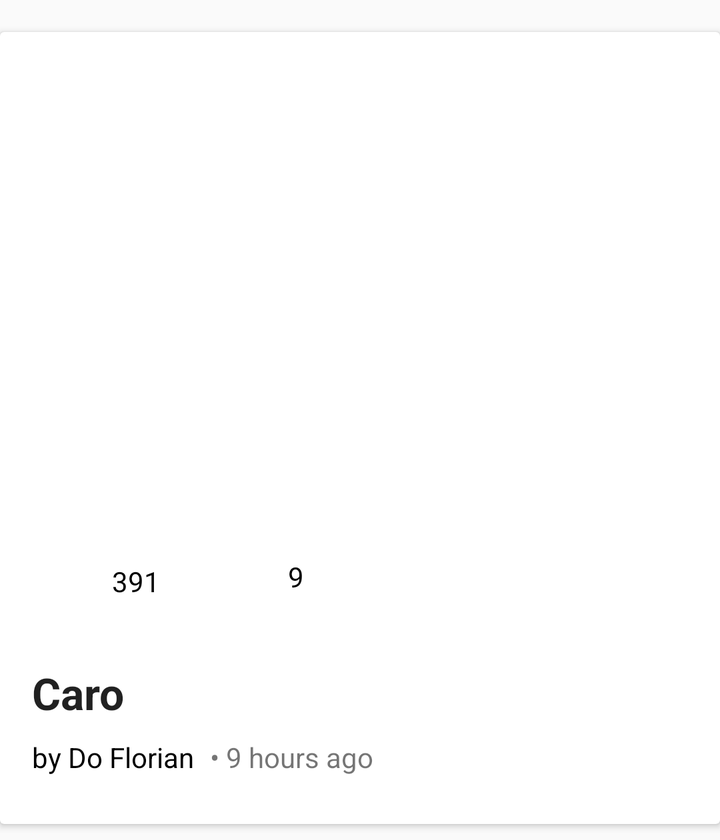
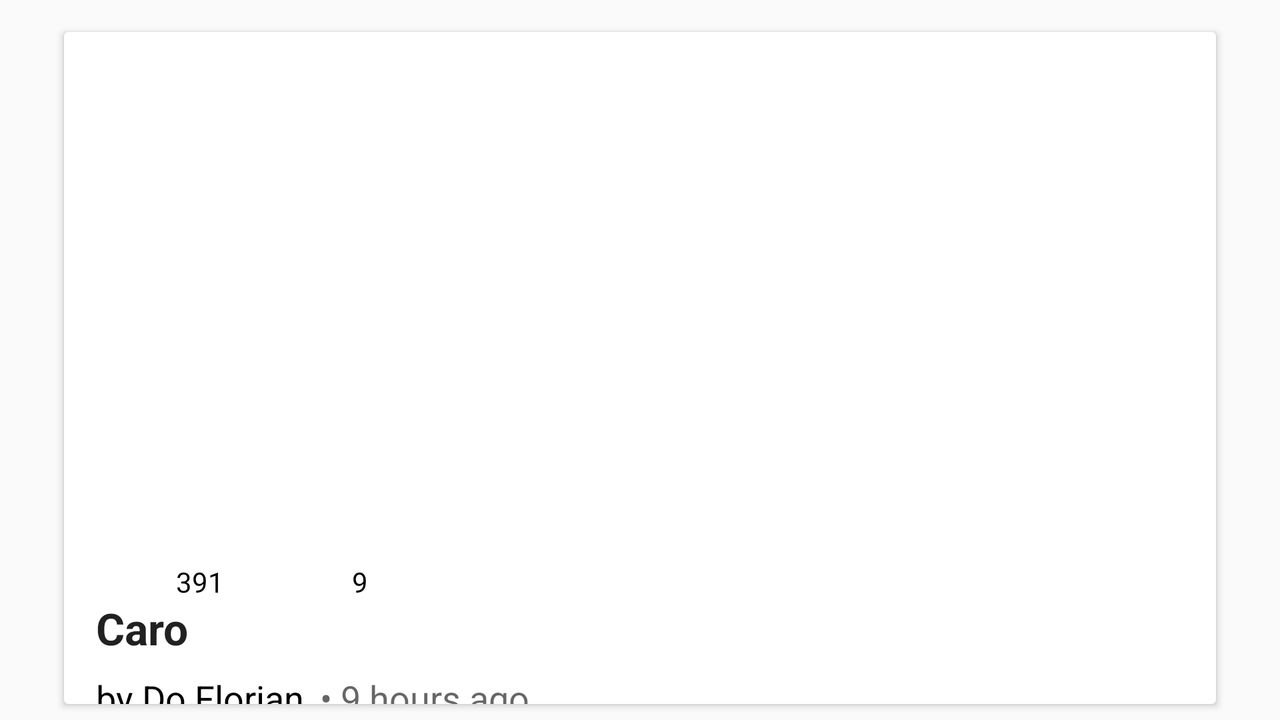

An Android layout and its configuration variant, each rendered on a device that would load it. The default file and the variant file are quoted in full after the pictures.
<!-- AndroidManifest.xml: application theme AppTheme -->
<!-- res/layout/adapter_showcase.xml -->
<?xml version="1.0" encoding="utf-8"?>
<layout xmlns:android="http://schemas.android.com/apk/res/android"
		xmlns:app="http://schemas.android.com/apk/res-auto"
		xmlns:sample="http://schemas.android.com/tools">

	<RelativeLayout
		android:layout_width="match_parent"
		android:layout_height="wrap_content">

		<androidx.cardview.widget.CardView
			android:layout_width="match_parent"
			android:layout_height="wrap_content"
			android:layout_marginTop="16dp"
			android:layout_marginBottom="8dp"
			app:cardCornerRadius="2dp"
			app:cardElevation="2dp"
			android:id="@+id/cardView">

			<androidx.constraintlayout.widget.ConstraintLayout
				android:layout_width="match_parent"
				android:layout_height="match_parent">

				<ImageView
					android:id="@+id/picture"
					android:layout_width="0dp"
					android:layout_height="250dp"
					android:alpha="0"
					app:layout_constraintEnd_toEndOf="parent"
					app:layout_constraintStart_toStartOf="parent"
					app:layout_constraintTop_toTopOf="parent"
					sample:srcCompat="@tools:sample/backgrounds/scenic[11]"
					sample:ignore="ContentDescription"/>

				<LinearLayout
					android:id="@+id/subbar"
					android:layout_width="0dp"
					android:layout_height="50dp"
					android:orientation="horizontal"
					android:gravity="center_vertical"
					android:layout_marginStart="8dp"
					android:layout_marginEnd="8dp"
					app:layout_constraintTop_toBottomOf="@id/picture"
					app:layout_constraintStart_toStartOf="parent"
					app:layout_constraintEnd_toEndOf="parent">

					<ImageView
						android:id="@+id/like"
						android:layout_width="24dp"
						android:layout_height="24dp"
						android:layout_marginStart="8dp"
						android:background="@drawable/ic_like"
						android:tag="@drawable/ic_like"
						sample:ignore="ContentDescription"/>

					<TextView
						android:id="@+id/likesCount"
						android:layout_width="wrap_content"
						android:layout_height="wrap_content"
						android:layout_marginStart="16dp"
						android:textColor="@color/black"
						sample:text="391"/>

					<LinearLayout
						android:id="@+id/commentView"
						android:layout_width="wrap_content"
						android:layout_height="wrap_content"
						android:orientation="horizontal">

						<ImageView
							android:layout_width="24dp"
							android:layout_height="24dp"
							android:layout_marginStart="32dp"
							android:src="@drawable/ic_chat"
							sample:ignore="ContentDescription"/>

						<TextView
							android:id="@+id/commentsCount"
							android:layout_width="wrap_content"
							android:layout_height="wrap_content"
							android:layout_marginStart="8dp"
							android:textColor="@color/black"
							sample:text="9"/>

					</LinearLayout>

				</LinearLayout>

				<androidx.constraintlayout.widget.ConstraintLayout
					android:layout_width="0dp"
					android:layout_height="wrap_content"
					android:layout_marginTop="8dp"
					app:layout_constraintTop_toBottomOf="@id/subbar"
					app:layout_constraintStart_toStartOf="parent"
					app:layout_constraintEnd_toEndOf="parent"
					app:layout_constraintBottom_toBottomOf="parent"
					android:layout_marginBottom="16dp">

					<TextView
						android:id="@+id/title"
						android:layout_width="0dp"
						android:layout_height="wrap_content"
						sample:text="Caro"
						android:layout_marginTop="8dp"
						android:layout_marginStart="16dp"
						android:textAppearance="@style/TextAppearance.AppCompat.Large"
						android:textStyle="bold"
						app:layout_constraintTop_toTopOf="parent"
						app:layout_constraintStart_toStartOf="parent" android:layout_marginEnd="16dp"
						app:layout_constraintEnd_toStartOf="@+id/avatar"/>

					<TextView
						android:id="@+id/author"
						sample:text="by Do Florian"
						android:layout_width="wrap_content"
						android:layout_height="wrap_content"
						android:textAppearance="@style/TextAppearance.AppCompat.Small"
						android:textColor="@color/black"
						android:layout_marginTop="8dp"
						android:layout_marginStart="16dp"
						android:layout_marginBottom="8dp"
						app:layout_constraintTop_toBottomOf="@+id/title"
						app:layout_constraintStart_toStartOf="parent"
						app:layout_constraintBottom_toBottomOf="parent"/>

					<TextView
						sample:text="• 9 hours ago"
						android:layout_width="wrap_content"
						android:layout_height="wrap_content"
						android:id="@+id/datetime"
						android:textAppearance="@style/TextAppearance.AppCompat.Small"
						android:layout_marginStart="8dp"
						android:layout_marginBottom="8dp"
						app:layout_constraintStart_toEndOf="@+id/author"
						app:layout_constraintBottom_toBottomOf="parent" android:layout_marginTop="8dp"
						app:layout_constraintTop_toBottomOf="@+id/title"/>

					<ImageView
						android:id="@+id/avatar"
						android:layout_width="50dp"
						android:layout_height="50dp"
						android:layout_marginEnd="16dp"
						android:layout_marginBottom="8dp"
						android:layout_marginTop="8dp"
						sample:srcCompat="@tools:sample/avatars[4]"
						app:layout_constraintEnd_toEndOf="parent"
						app:layout_constraintBottom_toBottomOf="parent"
						app:layout_constraintTop_toTopOf="parent"
						sample:ignore="ContentDescription"/>

				</androidx.constraintlayout.widget.ConstraintLayout>

			</androidx.constraintlayout.widget.ConstraintLayout>

		</androidx.cardview.widget.CardView>

	</RelativeLayout>
</layout>
<!-- resources referenced by this layout -->
<resources>
  <color name="black">#000000</color>
  <!-- from res/values-v23/ -->
  <style name="AppTheme" parent="Theme.AppCompat.Light.NoActionBar">
  		
  		<item name="colorPrimary">@color/colorPrimary</item>
  		<item name="colorPrimaryDark">@color/colorPrimaryDark</item>
  		<item name="colorAccent">@color/colorAccent</item>
  		<item name="android:windowLightStatusBar">true</item>
  	</style>
  <color name="colorPrimary">#FFFFFF</color>
  <color name="colorPrimaryDark">#FFFFFF</color>
  <color name="colorAccent">#D81B60</color>
</resources>
<!-- res/layout-land/adapter_showcase.xml (the repository's variant of the layout above) -->
<!-- drawn on the phone turned sideways -->
<?xml version="1.0" encoding="utf-8"?>
<layout xmlns:android="http://schemas.android.com/apk/res/android"
        xmlns:app="http://schemas.android.com/apk/res-auto"
        xmlns:sample="http://schemas.android.com/tools">

	<RelativeLayout
		android:layout_width="match_parent"
		android:layout_height="wrap_content">

		<android.support.v7.widget.CardView
			android:layout_width="match_parent"
			android:layout_height="wrap_content"
			android:layout_marginTop="16dp"
			android:layout_marginStart="32dp"
			android:layout_marginEnd="32dp"
			android:layout_marginBottom="8dp"
			app:cardCornerRadius="2dp"
			app:cardElevation="2dp"
			android:id="@+id/cardView">

			<android.support.constraint.ConstraintLayout
				android:layout_width="match_parent"
				android:layout_height="match_parent">

				<ImageView
					android:id="@+id/picture"
					android:layout_width="0dp"
					android:layout_height="250dp"
					app:layout_constraintEnd_toEndOf="parent"
					app:layout_constraintStart_toStartOf="parent"
					app:layout_constraintTop_toTopOf="parent"
					sample:srcCompat="@tools:sample/backgrounds/scenic[11]"
					sample:ignore="ContentDescription"/>

				<LinearLayout
					android:id="@+id/subbar"
					android:layout_width="0dp"
					android:layout_height="50dp"
					android:orientation="horizontal"
					android:gravity="center_vertical"
					android:layout_marginStart="8dp"
					android:layout_marginEnd="8dp"
					app:layout_constraintTop_toBottomOf="@id/picture"
					app:layout_constraintStart_toStartOf="parent"
					app:layout_constraintEnd_toEndOf="parent">

					<ImageView
						android:layout_width="24dp"
						android:layout_height="24dp"
						android:layout_marginStart="8dp"
						android:src="@drawable/ic_like"
						sample:ignore="ContentDescription"/>

					<TextView
						android:id="@+id/likesCount"
						android:layout_width="wrap_content"
						android:layout_height="wrap_content"
						android:layout_marginStart="16dp"
						android:textColor="@color/black"
						sample:text="391"/>

					<ImageView
						android:layout_width="24dp"
						android:layout_height="24dp"
						android:layout_marginStart="32dp"
						android:src="@drawable/ic_chat"
						sample:ignore="ContentDescription"/>

					<TextView
						android:id="@+id/commentsCount"
						android:layout_width="wrap_content"
						android:layout_height="wrap_content"
						android:layout_marginStart="8dp"
						android:textColor="@color/black"
						sample:text="9"/>

				</LinearLayout>

				<android.support.constraint.ConstraintLayout
					android:layout_width="0dp"
					android:layout_height="wrap_content"
					android:layout_marginTop="8dp"
					app:layout_constraintTop_toBottomOf="@id/subbar"
					app:layout_constraintStart_toStartOf="parent"
					app:layout_constraintEnd_toEndOf="parent"
					app:layout_constraintBottom_toBottomOf="parent"
					android:layout_marginBottom="16dp">

					<TextView
						android:id="@+id/title"
						android:layout_width="0dp"
						android:layout_height="wrap_content"
						sample:text="Caro"
						android:layout_marginTop="8dp"
						android:layout_marginStart="16dp"
						android:textAppearance="@style/TextAppearance.AppCompat.Large"
						android:textStyle="bold"
						app:layout_constraintTop_toTopOf="parent"
						app:layout_constraintStart_toStartOf="parent" android:layout_marginEnd="16dp"
						app:layout_constraintEnd_toStartOf="@+id/avatar"/>

					<TextView
						android:id="@+id/author"
						sample:text="by Do Florian"
						android:layout_width="wrap_content"
						android:layout_height="wrap_content"
						android:textAppearance="@style/TextAppearance.AppCompat.Medium"
						android:textColor="@color/black"
						android:layout_marginTop="8dp"
						android:layout_marginStart="16dp"
						android:layout_marginBottom="8dp"
						app:layout_constraintTop_toBottomOf="@+id/title"
						app:layout_constraintStart_toStartOf="parent"
						app:layout_constraintBottom_toBottomOf="parent"/>

					<TextView
						sample:text="• 9 hours ago"
						android:layout_width="wrap_content"
						android:layout_height="wrap_content"
						android:id="@+id/datetime"
						android:textAppearance="@style/TextAppearance.AppCompat.Medium"
						android:layout_marginStart="8dp"
						android:layout_marginBottom="8dp"
						app:layout_constraintStart_toEndOf="@+id/author"
						app:layout_constraintBottom_toBottomOf="parent" android:layout_marginTop="8dp"
						app:layout_constraintTop_toBottomOf="@+id/title"/>

					<ImageView
						android:id="@+id/avatar"
						android:layout_width="50dp"
						android:layout_height="50dp"
						android:layout_marginEnd="16dp"
						android:layout_marginBottom="8dp"
						android:layout_marginTop="8dp"
						sample:srcCompat="@tools:sample/avatars[4]"
						app:layout_constraintEnd_toEndOf="parent"
						app:layout_constraintBottom_toBottomOf="parent"
						app:layout_constraintTop_toTopOf="parent"
						sample:ignore="ContentDescription"/>

				</android.support.constraint.ConstraintLayout>

			</android.support.constraint.ConstraintLayout>

		</android.support.v7.widget.CardView>

	</RelativeLayout>
</layout>
